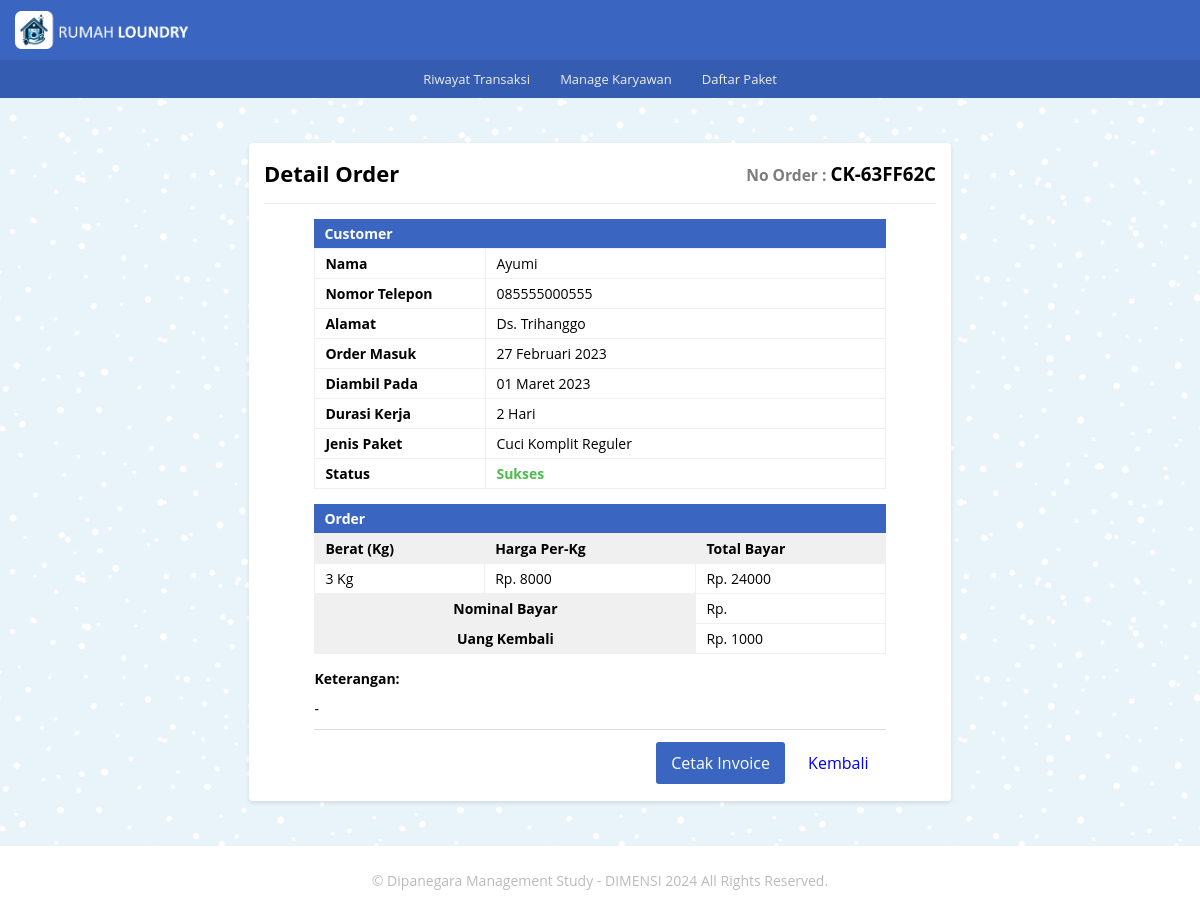
The app's page /riwayat_transaksi/riwayat_ck/detail_ck.php?id_ck=18 with its own data.
### tables this page shows
CREATE TABLE `tb_riwayat_ck` (
  `id_ck` int NOT NULL,
  `or_number` varchar(20) NOT NULL,
  `pelanggan` varchar(100) NOT NULL,
  `no_telp` char(15) NOT NULL,
  `alamat` text NOT NULL,
  `j_paket` varchar(50) NOT NULL,
  `wkt_kerja` varchar(20) NOT NULL,
  `berat` int NOT NULL,
  `h_perkilo` int NOT NULL,
  `tgl_msk` varchar(40) NOT NULL,
  `tgl_klr` varchar(40) NOT NULL,
  `total` int NOT NULL,
  `nominal_bayar` int NOT NULL,
  `kembalian` int NOT NULL,
  `status` varchar(20) NOT NULL,
  `keterangan` text NOT NULL
);

### _functions.php (called while the page is built, shortened)
<?php
$host	= 'localhost';
$user = 'root';
$pass	= '';
$db	= 'laundry_app';
$koneksi = mysqli_connect($host,$user,$pass,$db);
function query($query){
	global $koneksi;
	$result = mysqli_query($koneksi, $query);
	$rows = [];
	while ($row = mysqli_fetch_assoc($result)) {
		$rows[] = $row;
	}
	return $rows;
}
function url($url = null){
	$url_utama = "http://localhost/rumah_laundry";
	if ($url != null) {
		return $url_utama . '/' . $url;
	}else{
		return $url_utama;
	}
}

### riwayat_transaksi/riwayat_ck/detail_ck.php (the view, shortened to what this page needs)
<?php
   require_once('../../_header.php');
   $get_id = $_GET['id_ck'];
   $data = query("SELECT * FROM tb_riwayat_ck WHERE id_ck = $get_id")[0];
?>
<div id="detail_or_ck" class="main-content">
   <div class="container">
      <div class="baris">
         <div class="col mt-2">
            <div class="card-md">
               <div class="card-title card-flex">
                  <div class="card-col">
                     <h2>Detail Order</h2>
                  </div>
                  <div class="card-col txt-right">
                     <h3 class="no-order"><small>No Order : </small><?=$data['or_number']?></h3>
                  </div>
               </div>
               <div class="card-body">
                     <div class="jdl-or">
                        <h4>Customer</h4>
                     </div>
                     <table class="tb-detail_customer">
                        <tr>
                           <th>Nama</th>
                           <td><?=$data['pelanggan']?></td>
                        </tr>
                        <tr>
                           <th>Nomor Telepon</th>
                           <td><?=$data['no_telp']?></td>
                        </tr>
                        <tr>
                           <th>Alamat</th>
                           <td><?=$data['alamat']?></td>
                        </tr>
                        <tr>
                           <th>Order Masuk</th>
                           <td><?=$data['tgl_msk']?></td>
                        </tr>
                        <tr>
                           <th>Diambil Pada</th>
                           <td><?=$data['tgl_klr']?></td>
                        </tr>
                        <tr>
                           <th>Durasi Kerja</th>
                           <td><?=$data['wkt_kerja']?></td>
                        </tr>
                        <tr>
                           <th>Jenis Paket</th>
                           <td><?=$data['j_paket']?></td>
                        </tr>
                        <tr>
                           <th>Status</th>
                           <td><span class="success"><?=$data['status']?></span></td>
                        </tr>
                     </table>
                     <div class="jdl-or">
                        <h4>Order</h4>
                     </div>
                     <table class="tb-detail_order">
                        <tr>
                           <th>Berat (Kg)</th>
                           <th>Harga Per-Kg</th>
                           <th>Total Bayar</th>
                        </tr>
                        <tr>
                           <td><?=$data['berat'] . " Kg"?></td>
                           <td><?="Rp. " . $data['h_perkilo']?></td>
                           <td><?="Rp. " . $data['total']?></td>
                        </tr>
                        <tr>
                           <th colspan="2" style="text-align: center;">Nominal Bayar</th>
                           <td><?="Rp. " . $data['nominal_byr']?></td>
                        </tr>
                        <tr>
                           <th colspan="2" style="text-align: center;">Uang Kembali</th>
                           <td><?="Rp. " . $data['kembalian']?></td>
                        </tr>
                     </table>
                     <div class="details">
                        <h4 class="mb-01">Keterangan:</h4>
                        <p class="lead"><?=$data['keterangan']?></p>
                     </div>
                     <div class="form-footer_detail">
                        <div class="buttons">
                           <a class="btn-sm bg-primary" href="<?=url('riwayat_transaksi/riwayat_ck/cetak_info.php')?>?id_ck=<?=$data['id_ck']?>">Cetak Invoice</a>
                           <a class="btn-sm bg-transparent" href="<?=url('riwayat_transaksi/riwayat.php')?>">Kembali</a>
                        </div>
                     </div>
               </div>
            </div>
         </div>
      </div>
   </div>
</div>
<?php require_once('../../_footer.php') ?>

### _assets/css/style.css (style rules this page uses)
* { margin: 0; padding: 0; box-sizing: border-box; }
html,body { width: 100%; max-width: 100%; position: relative; font-family: 'Open sans', sans-serif; display: flex; flex-direction: column; background-image: url(../img/blue-snow.png); overflow-x: hidden; }
.txt-right { text-align: right; }
.lead { line-height: 25px; }
.mt-2 { margin-top: 30px }
.mb-01 { margin-bottom: 8px }
.success { font-weight: bold; color:#4dbd4d; }
h2 { font-size: 22px; }
.main-content { display: flex; flex-direction: column; }
.container { display: flex; flex-direction: column; width: 1080px; max-width: 100%; margin: auto; padding: 0 15px; min-height: 20px; }
.baris { position: relative; margin: 0 -15px; display: flex; flex-direction: row; flex-wrap: wrap; }
.bg-primary { border: 2px solid #3a66c1; color: #ffffff; background-color: #3a66c1; }
.bg-transparent { background-color: transparent; border: 2px solid #dddddd; }
.col { flex: 1; }
.no-order small { color: #7d7d7d; }
.card-md { background-color: #fff; width: 65%; margin: 15px auto; padding: 15px; border-radius: 4px; box-shadow: 0 2px 4px rgba(0,0,0,0.10); }
.card-body { position: relative; }
.card-title { padding-bottom: 15px; margin-bottom: 15px; border-bottom: 1px solid #eeeeee; }
.card-flex { display: flex; flex-direction: row; align-items: center; justify-content: space-between; }
.card-col { flex: 1; }
.card-md .card-body table.tb-detail_customer, .card-md .card-body table.tb-detail_order { width: 85%; position: relative; margin: 0 auto; border-collapse: collapse; text-align: left; }
.card-md .card-body .jdl-or { width: 85%; font-size: 14px; padding: 5px 10px; margin: 0 auto; color: #fff; background-color: #3a66c1; }
.card-md .card-body .details { width: 85%; margin: 15px auto 0; font-size: 14px; }
table.tb-detail_customer tr th { width: 30%; }
table.tb-detail_customer tr td { width: 70%; }
table.tb-detail_customer tr th, table.tb-detail_customer tr td, table.tb-detail_order tr th, table.tb-detail_order tr td { vertical-align: top; padding: 5px 10px; font-size: 14px; border: 1px solid #f0f0f0; }
table.tb-detail_order tr th { background-color: #f0f0f0; }
table.tb-detail_order tr th, table.tb-detail_order tr td { text-align: left; }
.form-footer .buttons, .form-footer_detail .buttons { text-align: right; width: 50%; margin-left: auto; }
.form-footer_detail { width: 85%; margin: 8px auto 0; border-top: 1px solid #dddddd; padding-top: 10px; display: flex; }
.btn-sm { display: inline-block; text-decoration: none; padding: 10px 15px; margin: 2px; border-radius: 3px; cursor: pointer; border: 0; }

### records on screen
tb_riwayat_ck: or_number "CK-63FF62C", pelanggan "Ayumi", no_telp "085555000555", alamat "Ds. Trihanggo", tgl_msk "27 Februari 2023", tgl_klr "01 Maret 2023", wkt_kerja "2 Hari", j_paket "Cuci Komplit Reguler", status "Sukses", berat "3", h_perkilo "8000", total "24000", kembalian "1000", keterangan "-"
